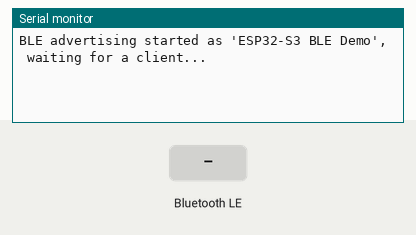
A program run on a simulated ESP32-S3. Parts: the last lines printed to the serial monitor. Inputs (shaded band) come from the test bench. Nothing arrives over Bluetooth unless stated; a phone connects over Bluetooth LE 3 s after start.

Above: at 1.2 s.
1.3 s: Bluetooth LE write "1" received
At 2.4 s:
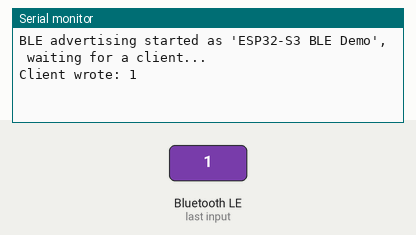
4.3 s: Bluetooth LE write "0" received
At 4.7 s:
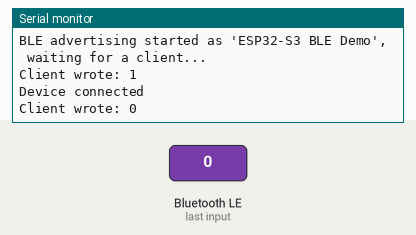
5.8 s: Bluetooth LE write "2" received
At 7.1 s:
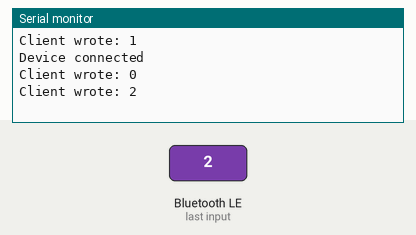

The program:

main.cpp
```cpp
// Advertises the ESP32-S3 as a Bluetooth Low Energy peripheral with one
// characteristic that's readable, writable, and notifies a counter every
// 2 seconds while a client is connected. Connect with a phone BLE scanner
// app (e.g. nRF Connect, LightBlue) to see it and interact with it.

#include <Arduino.h>
#include <BLEDevice.h>
#include <BLEServer.h>
#include <BLEUtils.h>
#include <BLE2902.h>

#define SERVICE_UUID        "4fafc201-1fb5-459e-8fcc-c5c9c331914b"
#define CHARACTERISTIC_UUID "beb5483e-36e1-4688-b7f5-ea07361b26a8"

BLECharacteristic *pCharacteristic;
bool deviceConnected = false;

class MyServerCallbacks : public BLEServerCallbacks {
  void onConnect(BLEServer *pServer) {
    deviceConnected = true;
    Serial.println("Device connected");
  }
  void onDisconnect(BLEServer *pServer) {
    deviceConnected = false;
    Serial.println("Device disconnected, restarting advertising");
    pServer->getAdvertising()->start();
  }
};

class MyCharacteristicCallbacks : public BLECharacteristicCallbacks {
  void onWrite(BLECharacteristic *pChar) {
    Serial.print("Client wrote: ");
    Serial.println(pChar->getValue().c_str());
  }
};

void setup() {
  Serial.begin(115200);

  BLEDevice::init("ESP32-S3 BLE Demo");
  BLEServer *pServer = BLEDevice::createServer();
  pServer->setCallbacks(new MyServerCallbacks());

  BLEService *pService = pServer->createService(SERVICE_UUID);
  pCharacteristic = pService->createCharacteristic(
    CHARACTERISTIC_UUID,
    BLECharacteristic::PROPERTY_READ |
    BLECharacteristic::PROPERTY_WRITE |
    BLECharacteristic::PROPERTY_NOTIFY
  );
  pCharacteristic->addDescriptor(new BLE2902());
  pCharacteristic->setCallbacks(new MyCharacteristicCallbacks());
  pCharacteristic->setValue("Hello from ESP32-S3");

  pService->start();

  BLEAdvertising *pAdvertising = BLEDevice::getAdvertising();
  pAdvertising->addServiceUUID(SERVICE_UUID);
  pAdvertising->setScanResponse(true);
  pAdvertising->setMinPreferred(0x06);
  pAdvertising->start();

  Serial.println("BLE advertising started as 'ESP32-S3 BLE Demo', waiting for a client...");
}

uint32_t counter = 0;

void loop() {
  if (deviceConnected) {
    counter++;
    String value = "Counter: " + String(counter);
    pCharacteristic->setValue(value.c_str());
    pCharacteristic->notify();
  }
  delay(2000);
}
```

Measured:
- after the input at 1.3 s, the serial monitor: prints a new line after 0.05 s (image 1)
- after the input at 4.3 s, the serial monitor: prints a new line after 0.05 s (image 2)
- after the input at 5.8 s, the serial monitor: prints a new line after 0.05 s (image 3)
